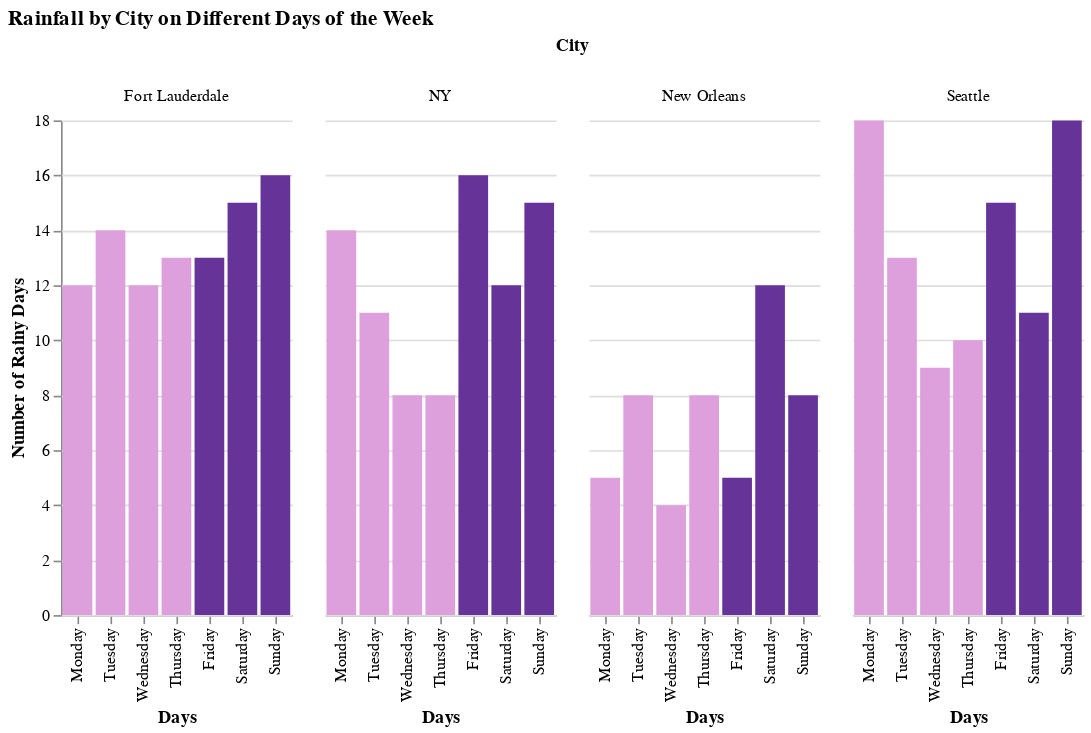

Notebook source saved alongside this figure:
### Code cell
import pandas as pd
import altair as alt

# Load your dataset
rainy_data = pd.read_excel("/Users/radhikarukmangadhan/Documents/Data Studio/rainy weekends/rainy master.xlsx")

# Convert the DataFrame from wide to long format
rainy_data_long = rainy_data.melt(id_vars=['Days'], var_name='City', value_name='Rainfall')

# Define a condition for highlighting the weekend
highlight_weekend = alt.condition(
    alt.FieldOneOfPredicate(field='Days', oneOf=['Friday', 'Saturday', 'Sunday']),
    alt.value('rebeccapurple'),  # More intense shade of purple for weekends
    alt.value('plum')  # Lighter shade of purple for weekdays
)

# Create the plot with conditional colors for the weekend
chart = alt.Chart(rainy_data_long).mark_bar().encode(
    x=alt.X('Days:N', sort=['Monday', 'Tuesday', 'Wednesday', 'Thursday', 'Friday', 'Saturday', 'Sunday']),
    y=alt.Y('Rainfall:Q', title='Number of Rainy Days'),
    color=highlight_weekend,  # Apply conditional color based on the day of the week
    column=alt.Column('City:N', title='City'),  # Creates a separate plot for each city
    tooltip=['Days', 'City', 'Rainfall']  # Shows tooltip on hover
).properties(
    title='Rainfall by City on Different Days of the Week'
).configure_view(
    strokeOpacity=0  # Removes the border around each bar
)

# Display the plot
chart

### Figure 1 — Vega-Lite specification as saved in the notebook (floating-point values rounded to 4 significant figures)
{"config": {"view": {"continuousWidth": 300, "continuousHeight": 300, "strokeOpacity": 0}}, "data": {"name": "data-507c01b8de301cb819ed274ada250bac"}, "mark": {"type": "bar"}, "encoding": {"color": {"condition": {"test": {"field": "Days", "oneOf": ["Friday", "Saturday", "Sunday"]}, "value": "rebeccapurple"}, "value": "plum"}, "column": {"field": "City", "title": "City", "type": "nominal"}, "tooltip": [{"field": "Days", "type": "nominal"}, {"field": "City", "type": "nominal"}, {"field": "Rainfall", "type": "quantitative"}], "x": {"field": "Days", "sort": ["Monday", "Tuesday", "Wednesday", "Thursday", "Friday", "Saturday", "Sunday"], "type": "nominal"}, "y": {"field": "Rainfall", "title": "Number of Rainy Days", "type": "quantitative"}}, "title": "Rainfall by City on Different Days of the Week", "$schema": "https://vega.github.io/schema/vega-lite/v5.15.1.json", "datasets": {"data-507c01b8de301cb819ed274ada250bac": [{"Days": "Sunday", "City": "Seattle", "Rainfall": 18}, {"Days": "Monday", "City": "Seattle", "Rainfall": 18}, {"Days": "Tuesday", "City": "Seattle", "Rainfall": 13}, {"Days": "Wednesday", "City": "Seattle", "Rainfall": 9}, {"Days": "Thursday", "City": "Seattle", "Rainfall": 10}, {"Days": "Friday", "City": "Seattle", "Rainfall": 15}, {"Days": "Saturday", "City": "Seattle", "Rainfall": 11}, {"Days": "Sunday", "City": "New Orleans", "Rainfall": 8}, {"Days": "Monday", "City": "New Orleans", "Rainfall": 5}, {"Days": "Tuesday", "City": "New Orleans", "Rainfall": 8}, {"Days": "Wednesday", "City": "New Orleans", "Rainfall": 4}, {"Days": "Thursday", "City": "New Orleans", "Rainfall": 8}, {"Days": "Friday", "City": "New Orleans", "Rainfall": 5}, {"Days": "Saturday", "City": "New Orleans", "Rainfall": 12}, {"Days": "Sunday", "City": "Fort Lauderdale", "Rainfall": 16}, {"Days": "Monday", "City": "Fort Lauderdale", "Rainfall": 12}, {"Days": "Tuesday", "City": "Fort Lauderdale", "Rainfall": 14}, {"Days": "Wednesday", "City": "Fort Lauderdale", "Rainfall": 12}, {"Days": "Thursday", "City": "Fort Lauderdale", "Rainfall": 13}, {"Days": "Friday", "City": "Fort Lauderdale", "Rainfall": 13}, {"Days": "Saturday", "City": "Fort Lauderdale", "Rainfall": 15}, {"Days": "Sunday", "City": "NY", "Rainfall": 15}, {"Days": "Monday", "City": "NY", "Rainfall": 14}, {"Days": "Tuesday", "City": "NY", "Rainfall": 11}, {"Days": "Wednesday", "City": "NY", "Rainfall": 8}, {"Days": "Thursday", "City": "NY", "Rainfall": 8}, {"Days": "Friday", "City": "NY", "Rainfall": 16}, {"Days": "Saturday", "City": "NY", "Rainfall": 12}]}}
